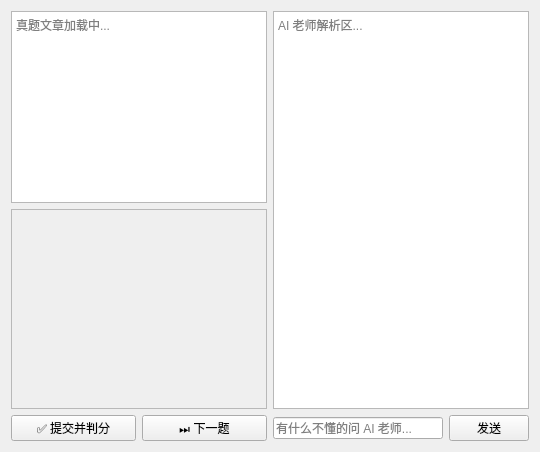
<?xml version="1.0" encoding="UTF-8"?>
<ui version="4.0">
 <class>GaokaoPage</class>
 <widget class="QWidget" name="page_gaokao">
  <layout class="QHBoxLayout" name="gk_main_row">
   <item>
    <layout class="QVBoxLayout" name="gk_left_col">
     <item>
      <widget class="QTextEdit" name="gk_question_body">
       <property name="placeholderText">
        <string>真题文章加载中...</string>
       </property>
       <property name="readOnly">
        <bool>true</bool>
       </property>
      </widget>
     </item>
     <item>
      <widget class="QScrollArea" name="gk_answer_scroll">
       <property name="minimumSize">
        <size>
         <width>0</width>
         <height>200</height>
        </size>
       </property>
       <property name="widgetResizable">
        <bool>true</bool>
       </property>
       <widget class="QWidget" name="gk_answer_content">
        <layout class="QVBoxLayout" name="dynamic_answer_layout"/>
       </widget>
      </widget>
     </item>
     <item>
      <layout class="QHBoxLayout" name="gk_btn_row">
       <item>
        <widget class="QPushButton" name="btn_gk_submit">
         <property name="text">
          <string>✅ 提交并判分</string>
         </property>
        </widget>
       </item>
       <item>
        <widget class="QPushButton" name="btn_gk_next">
         <property name="text">
          <string>⏭️ 下一题</string>
         </property>
        </widget>
       </item>
      </layout>
     </item>
    </layout>
   </item>
   <item>
    <layout class="QVBoxLayout" name="gk_right_col">
     <item>
      <widget class="QTextEdit" name="gk_ai_display">
       <property name="readOnly">
        <bool>true</bool>
       </property>
       <property name="placeholderText">
        <string>AI 老师解析区...</string>
       </property>
      </widget>
     </item>
     <item>
      <layout class="QHBoxLayout" name="gk_chat_input_row">
       <item>
        <widget class="QLineEdit" name="gk_chat_input">
         <property name="placeholderText">
          <string>有什么不懂的问 AI 老师...</string>
         </property>
        </widget>
       </item>
       <item>
        <widget class="QPushButton" name="btn_gk_chat_send">
         <property name="text">
          <string>发送</string>
         </property>
        </widget>
       </item>
      </layout>
     </item>
    </layout>
   </item>
  </layout>
 </widget>
</ui>
